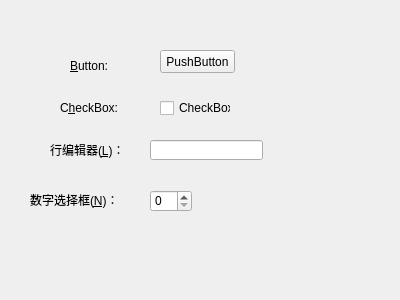
<?xml version="1.0" encoding="UTF-8"?>
<ui version="4.0">
 <class>MyWidget</class>
 <widget class="QWidget" name="MyWidget">
  <property name="geometry">
   <rect>
    <x>0</x>
    <y>0</y>
    <width>400</width>
    <height>300</height>
   </rect>
  </property>
  <property name="windowTitle">
   <string>MyWidget</string>
  </property>
  <widget class="QLabel" name="label">
   <property name="geometry">
    <rect>
     <x>70</x>
     <y>60</y>
     <width>54</width>
     <height>12</height>
    </rect>
   </property>
   <property name="text">
    <string>&amp;Button:</string>
   </property>
   <property name="buddy">
    <cstring>pushButton</cstring>
   </property>
  </widget>
  <widget class="QLabel" name="label_2">
   <property name="geometry">
    <rect>
     <x>60</x>
     <y>100</y>
     <width>61</width>
     <height>16</height>
    </rect>
   </property>
   <property name="text">
    <string>C&amp;heckBox:</string>
   </property>
   <property name="buddy">
    <cstring>checkBox</cstring>
   </property>
  </widget>
  <widget class="QLabel" name="label_3">
   <property name="geometry">
    <rect>
     <x>50</x>
     <y>140</y>
     <width>81</width>
     <height>20</height>
    </rect>
   </property>
   <property name="text">
    <string>行编辑器(&amp;L)：</string>
   </property>
   <property name="buddy">
    <cstring>lineEdit</cstring>
   </property>
  </widget>
  <widget class="QPushButton" name="pushButton">
   <property name="geometry">
    <rect>
     <x>160</x>
     <y>50</y>
     <width>75</width>
     <height>23</height>
    </rect>
   </property>
   <property name="text">
    <string>PushButton</string>
   </property>
  </widget>
  <widget class="QCheckBox" name="checkBox">
   <property name="geometry">
    <rect>
     <x>160</x>
     <y>100</y>
     <width>71</width>
     <height>16</height>
    </rect>
   </property>
   <property name="text">
    <string>CheckBox</string>
   </property>
  </widget>
  <widget class="QLineEdit" name="lineEdit">
   <property name="geometry">
    <rect>
     <x>150</x>
     <y>140</y>
     <width>113</width>
     <height>20</height>
    </rect>
   </property>
  </widget>
  <widget class="QLabel" name="label_4">
   <property name="geometry">
    <rect>
     <x>30</x>
     <y>190</y>
     <width>91</width>
     <height>20</height>
    </rect>
   </property>
   <property name="text">
    <string>数字选择框(&amp;N)：</string>
   </property>
   <property name="buddy">
    <cstring>spinBox</cstring>
   </property>
  </widget>
  <widget class="QSpinBox" name="spinBox">
   <property name="geometry">
    <rect>
     <x>150</x>
     <y>190</y>
     <width>42</width>
     <height>22</height>
    </rect>
   </property>
  </widget>
 </widget>
 <layoutdefault spacing="6" margin="11"/>
 <tabstops>
  <tabstop>lineEdit</tabstop>
  <tabstop>spinBox</tabstop>
  <tabstop>pushButton</tabstop>
  <tabstop>checkBox</tabstop>
 </tabstops>
 <resources/>
 <connections/>
</ui>
